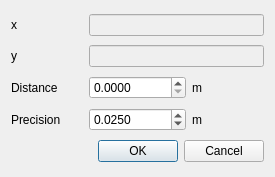
<?xml version="1.0" encoding="UTF-8"?>
<ui version="4.0">
 <class>place_distance</class>
 <widget class="QDialog" name="place_distance">
  <property name="geometry">
   <rect>
    <x>0</x>
    <y>0</y>
    <width>275</width>
    <height>177</height>
   </rect>
  </property>
  <property name="windowTitle">
   <string>Intersect It :: Place Distance</string>
  </property>
  <layout class="QGridLayout" name="gridLayout">
   <item row="2" column="1">
    <widget class="QLabel" name="label">
     <property name="text">
      <string>Distance</string>
     </property>
    </widget>
   </item>
   <item row="2" column="2">
    <widget class="QDoubleSpinBox" name="observation">
     <property name="decimals">
      <number>4</number>
     </property>
     <property name="maximum">
      <double>999999.989999999990687</double>
     </property>
     <property name="singleStep">
      <double>1.000000000000000</double>
     </property>
    </widget>
   </item>
   <item row="2" column="3">
    <widget class="QLabel" name="label_3">
     <property name="text">
      <string>m</string>
     </property>
    </widget>
   </item>
   <item row="3" column="1">
    <widget class="QLabel" name="label_2">
     <property name="text">
      <string>Precision</string>
     </property>
    </widget>
   </item>
   <item row="3" column="2">
    <widget class="QDoubleSpinBox" name="precision">
     <property name="decimals">
      <number>4</number>
     </property>
     <property name="maximum">
      <double>100.000000000000000</double>
     </property>
     <property name="singleStep">
      <double>0.050000000000000</double>
     </property>
     <property name="value">
      <double>0.025000000000000</double>
     </property>
    </widget>
   </item>
   <item row="3" column="3">
    <widget class="QLabel" name="label_4">
     <property name="text">
      <string>m</string>
     </property>
    </widget>
   </item>
   <item row="5" column="1" colspan="3">
    <widget class="QDialogButtonBox" name="buttonBox">
     <property name="orientation">
      <enum>Qt::Horizontal</enum>
     </property>
     <property name="standardButtons">
      <set>QDialogButtonBox::Cancel|QDialogButtonBox::Ok</set>
     </property>
    </widget>
   </item>
   <item row="1" column="1">
    <widget class="QLabel" name="label_5">
     <property name="text">
      <string>y</string>
     </property>
    </widget>
   </item>
   <item row="0" column="1">
    <widget class="QLabel" name="label_6">
     <property name="text">
      <string>x</string>
     </property>
    </widget>
   </item>
   <item row="0" column="2" colspan="2">
    <widget class="QLineEdit" name="x">
     <property name="enabled">
      <bool>false</bool>
     </property>
    </widget>
   </item>
   <item row="1" column="2" colspan="2">
    <widget class="QLineEdit" name="y">
     <property name="enabled">
      <bool>false</bool>
     </property>
    </widget>
   </item>
  </layout>
 </widget>
 <resources/>
 <connections>
  <connection>
   <sender>buttonBox</sender>
   <signal>accepted()</signal>
   <receiver>place_distance</receiver>
   <slot>accept()</slot>
   <hints>
    <hint type="sourcelabel">
     <x>248</x>
     <y>254</y>
    </hint>
    <hint type="destinationlabel">
     <x>157</x>
     <y>274</y>
    </hint>
   </hints>
  </connection>
  <connection>
   <sender>buttonBox</sender>
   <signal>rejected()</signal>
   <receiver>place_distance</receiver>
   <slot>reject()</slot>
   <hints>
    <hint type="sourcelabel">
     <x>316</x>
     <y>260</y>
    </hint>
    <hint type="destinationlabel">
     <x>286</x>
     <y>274</y>
    </hint>
   </hints>
  </connection>
 </connections>
</ui>
